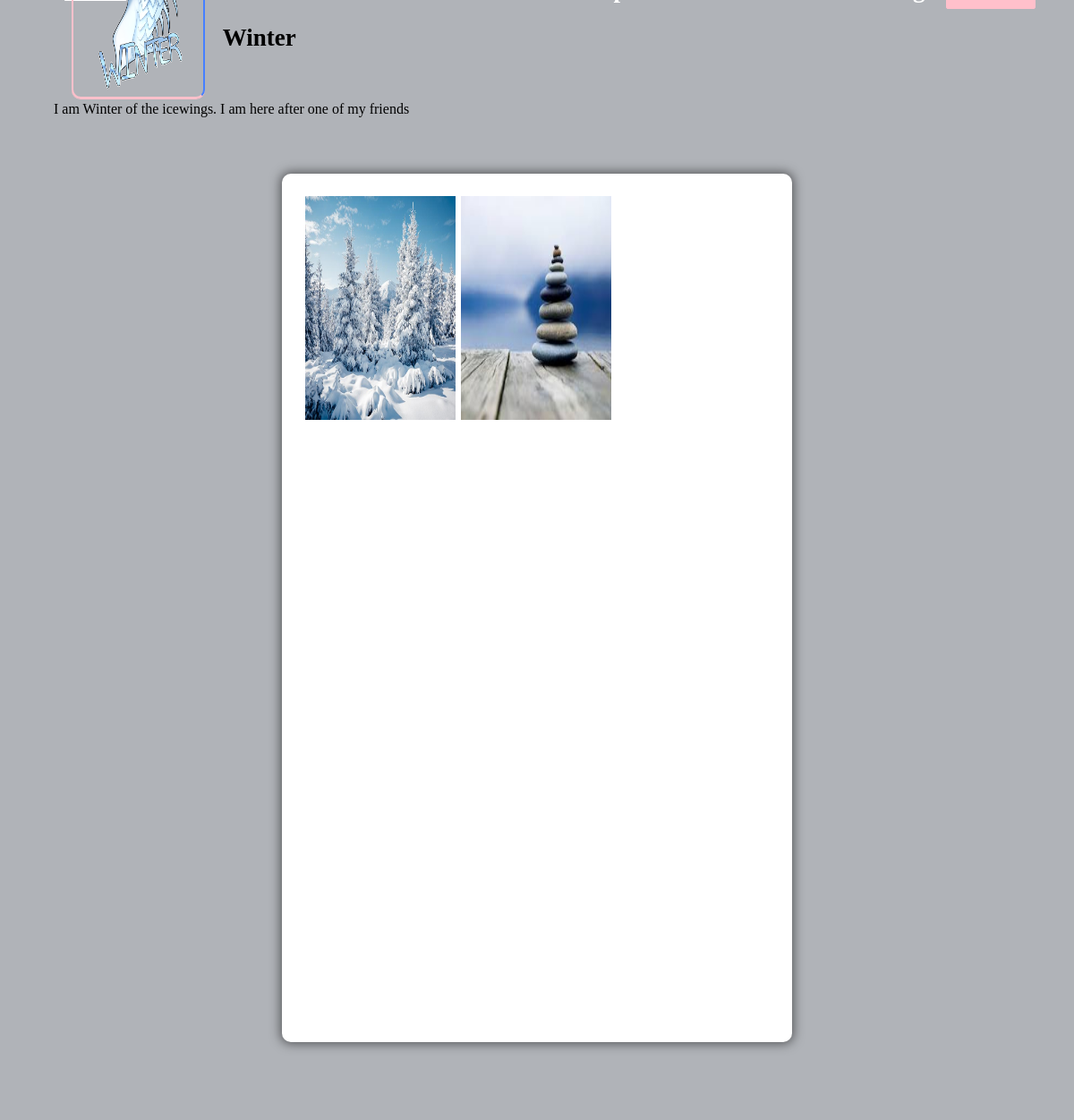
The app's page /profile/Winter (signed in) with its own data.
### core/models.py (models this page shows, shortened)
class Profile(models.Model):
    user = models.ForeignKey(User, on_delete=models.CASCADE)
    id_user = models.IntegerField()
    bio = models.TextField(blank=True)
    profile_img = models.ImageField(upload_to='profile_images', default='base_profile_pic.png')
    location = models.CharField(max_length=100, blank=True)

class Post(models.Model):
    id = models.UUIDField(primary_key=True, default=uuid.uuid4)
    user = models.CharField(max_length=100)
    image = models.ImageField(upload_to='post_images')
    caption = models.TextField()
    created_at = models.DateTimeField(default=datetime.now)
    no_of_likes = models.IntegerField(default=0)

### core/views.py (the view)
# urls.py: path('profile/<str:pk>', views.profile, name='profile'),
@login_required(login_url='signin')
def profile(request, pk):
    user_object = User.objects.get(username=pk)
    user_profile = Profile.objects.get(user=user_object)
    user_posts = Post.objects.filter(user=pk)
    user_post_length = len(user_posts)
    follower = request.user.username
    user = pk
    if FollowersCount.objects.filter(follower=follower, user=user).first():
        button_text = 'Unfollow'
    else:
        button_text = 'Follow'
    user_followers = len(FollowersCount.objects.filter(user=pk))
    user_following = len(FollowersCount.objects.filter(follower=pk))
    context = {
        'user_object': user_object,
        'user_profile': user_profile,
        'user_posts': user_posts,
        'user_post_length': user_post_length,
        'button_text': button_text,
        'user_followers': user_followers,
        'user_following': user_following,
    }
    return render(request, 'profile.html', context)

### templates/profile.html (shortened to what this page needs)
{% load static %}
<!DOCTYPE html>
<html lang="en">
<head>
    <link rel="stylesheet" href="{% static 'css/main.min.css' %}">
    <link rel="stylesheet" href="{% static 'css/style.css' %}">
    <link rel="stylesheet" href="{% static 'css/color.css' %}">
    <link rel="stylesheet" href="{% static 'css/responsive.css' %}">
</head>
<body>
	<section>
			<div class="feature-photo">
				<figure><img src="{% static 'images/resources/timeline-1.jpg' %}" alt=""></figure>
				<form action="/follow" method="POST">
					<div class="add-btn">
					{% if user_object.username == user.username %}
					<a href="/settings" data-ripple="">Account Settings</a data-ripple="">
					{% else %}
					<a data-ripple=""><button type="submit" style="background-color: #ffc0cb; border: #ffc0cb;">{{button_text}}</button></a data-ripple="">
					{% endif %}
					</div>
				</form>
				<div class="container-fluid">
					<div class="row merged">
						<div class="col-lg-2 col-sm-3">
							<div class="user-avatar">
								<figure>
									<img src="{{user_profile.profile_img.url}}" style="height: 250px; width: 100%;" alt="">
								</figure>
							</div>
						</div>
						<div class="col-lg-10 col-sm-9">
							<div class="timeline-info">
								<ul>
									<li class="admin-name">
									  <h5 style="color: black;white-space: nowrap; width: 110px; font-size: 27px;"><b>{{user_profile.user.username}}</b></h5>
									</li>
								</ul>
							</div>
						</div>
					</div>
				</div>
			</div>
		</section>
		<section>
			<div class="bio">
				{{user_profile.bio}}
			</div>
		</section>
	<section>
		<div class="gap gray-bg">
			<div class="container-fluid">
				<div class="row">
					<div class="col-lg-12">
						<div class="row" id="page-contents">
							<div class="col-lg-3">
								<aside class="sidebar static">
								</aside>
							</div>
							<div class="col-lg-6">
								<div class="central-meta">
									<ul class="photos">
										{% for post in user_posts%}
										<li>
											<a class="strip" href="{{post.image.url}}" title="" data-strip-group="mygroup" data-strip-group-options="loop: false">
												<img src="{{post.image.url}}" style="height: 250px; width: 300px;" alt=""></a>
										</li>
										{% endfor %}
									</ul>
								</div>
							</div>
							<div class="col-lg-3">
								<aside class="sidebar static">
								</aside>
							</div>
						</div>
					</div>
				</div>
			</div>
		</div>
	</section>
</body>
</html>

### static/css/color.css (style rules this page uses)
#nprogress .bar, .timeline-info > ul li a::before, .add-btn > a, .activitiez > li::before, form button, .colla-apps > li a:hover, a.underline:before, .setting-row input:checked + label, .user-avatar:hover .edit-phto, .error-meta > a, .color-bg, .add-butn, .nav.nav-tabs.likes-btn > li a.active, a.dislike-btn, .drop > a:hover, .btn-view.btn-load-more:hover, .accordion .card h5 button[aria-expanded="true"], .chat-head, .f-page > figure em, .inbox-panel-head > ul > li > a, .nav-tabs--left .nav-link.active, .nav-tabs--left .nav-link.active:hover, footer .widget-title h4::before, #topcontrol, .sidebar .widget-title::before, .f-title::before, .g-post-classic > figure > i::after, .purify > a, .help-list > a:hover, .open-position::before, .info > a, .category-box:hover, .category-box.selected, a.main-btn, .section-heading::before, .getquot-baner, .more-branches > h4::before, .is-helpful > a, .cart-optionz > li > a:hover, .paginationz > li a:hover, .paginationz > li a.active, .shopping-cart, a.btn2:hover, .form-submit > input[type="submit"], button.submit-checkout, .delete-cart:hover, .proceed .button, .amount-area .update-cart, a.addnewforum, .apply-bttons > a { background: orange; }

### static/css/responsive.css (style rules this page uses)
@media screen and (max-width: 1281px) and (min-width: 1024px) { .photos > li { min-width: 32.2%; width: 32.2%; } }
@media screen and (max-width: 1281px) and (min-width: 1024px) { .timeline-info { line-height: 51px; } }
@media screen and (max-width: 1281px) and (min-width: 1024px) { .timeline-info .admin-name > h5 { font-size: 20px; } }
@media screen and (max-width: 1281px) and (min-width: 1024px) { .user-avatar { width: 80.2% } }

### records on screen
Profile: profile_img (picture), user.username "Winter", bio "I am Winter of the icewings. I am here after one of my friends"
Post: image (picture)
Post: image (picture)
